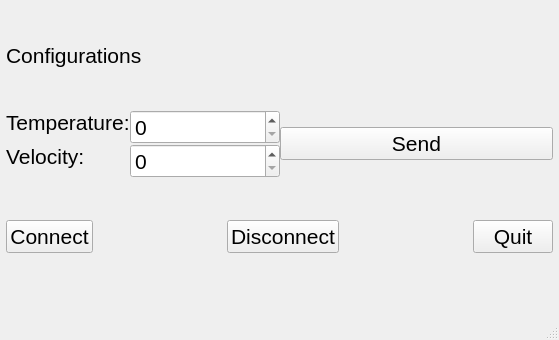
<?xml version="1.0" encoding="UTF-8"?>
<ui version="4.0">
 <class>MainWindow</class>
 <widget class="QMainWindow" name="MainWindow">
  <property name="geometry">
   <rect>
    <x>0</x>
    <y>0</y>
    <width>559</width>
    <height>340</height>
   </rect>
  </property>
  <property name="sizePolicy">
   <sizepolicy hsizetype="Preferred" vsizetype="Preferred">
    <horstretch>0</horstretch>
    <verstretch>0</verstretch>
   </sizepolicy>
  </property>
  <property name="font">
   <font>
    <pointsize>16</pointsize>
   </font>
  </property>
  <property name="windowTitle">
   <string>Client</string>
  </property>
  <widget class="QWidget" name="centralwidget">
   <property name="sizePolicy">
    <sizepolicy hsizetype="Fixed" vsizetype="Fixed">
     <horstretch>0</horstretch>
     <verstretch>0</verstretch>
    </sizepolicy>
   </property>
   <layout class="QVBoxLayout" name="verticalLayout">
    <property name="spacing">
     <number>0</number>
    </property>
    <property name="sizeConstraint">
     <enum>QLayout::SetMinimumSize</enum>
    </property>
    <property name="leftMargin">
     <number>6</number>
    </property>
    <property name="topMargin">
     <number>1</number>
    </property>
    <property name="rightMargin">
     <number>6</number>
    </property>
    <property name="bottomMargin">
     <number>12</number>
    </property>
    <item>
     <widget class="QLabel" name="label">
      <property name="sizePolicy">
       <sizepolicy hsizetype="Fixed" vsizetype="Fixed">
        <horstretch>0</horstretch>
        <verstretch>0</verstretch>
       </sizepolicy>
      </property>
      <property name="font">
       <font>
        <pointsize>16</pointsize>
        <bold>false</bold>
       </font>
      </property>
      <property name="text">
       <string>Configurations</string>
      </property>
     </widget>
    </item>
    <item>
     <layout class="QHBoxLayout" name="horizontalLayout_3">
      <property name="leftMargin">
       <number>0</number>
      </property>
      <item>
       <layout class="QFormLayout" name="formLayout">
        <property name="labelAlignment">
         <set>Qt::AlignLeading|Qt::AlignLeft|Qt::AlignVCenter</set>
        </property>
        <item row="0" column="0">
         <widget class="QLabel" name="label_2">
          <property name="sizePolicy">
           <sizepolicy hsizetype="Fixed" vsizetype="Fixed">
            <horstretch>0</horstretch>
            <verstretch>0</verstretch>
           </sizepolicy>
          </property>
          <property name="text">
           <string>Temperature:</string>
          </property>
         </widget>
        </item>
        <item row="1" column="0">
         <widget class="QLabel" name="label_3">
          <property name="sizePolicy">
           <sizepolicy hsizetype="Fixed" vsizetype="Fixed">
            <horstretch>0</horstretch>
            <verstretch>0</verstretch>
           </sizepolicy>
          </property>
          <property name="text">
           <string>Velocity:</string>
          </property>
         </widget>
        </item>
        <item row="0" column="1">
         <widget class="QSpinBox" name="tempSpinBox">
          <property name="sizePolicy">
           <sizepolicy hsizetype="Preferred" vsizetype="Preferred">
            <horstretch>0</horstretch>
            <verstretch>0</verstretch>
           </sizepolicy>
          </property>
          <property name="toolTip">
           <string>&lt;html&gt;&lt;head/&gt;&lt;body&gt;&lt;p&gt;Values between 0 and 99.&lt;/p&gt;&lt;/body&gt;&lt;/html&gt;</string>
          </property>
          <property name="maximum">
           <number>60</number>
          </property>
          <property name="stepType">
           <enum>QAbstractSpinBox::DefaultStepType</enum>
          </property>
         </widget>
        </item>
        <item row="1" column="1">
         <widget class="QSpinBox" name="velocSpinBox">
          <property name="sizePolicy">
           <sizepolicy hsizetype="Preferred" vsizetype="Preferred">
            <horstretch>0</horstretch>
            <verstretch>0</verstretch>
           </sizepolicy>
          </property>
          <property name="toolTip">
           <string extracomment="Values from 0 to 120">&lt;html&gt;&lt;head/&gt;&lt;body&gt;&lt;p&gt;Values between 0 and 120.&lt;/p&gt;&lt;/body&gt;&lt;/html&gt;</string>
          </property>
          <property name="toolTipDuration">
           <number>3</number>
          </property>
          <property name="statusTip">
           <string/>
          </property>
          <property name="minimum">
           <number>0</number>
          </property>
          <property name="maximum">
           <number>120</number>
          </property>
         </widget>
        </item>
       </layout>
      </item>
      <item>
       <widget class="QPushButton" name="sendButton">
        <property name="text">
         <string>Send</string>
        </property>
       </widget>
      </item>
     </layout>
    </item>
    <item>
     <layout class="QHBoxLayout" name="horizontalLayout_2">
      <item>
       <layout class="QHBoxLayout" name="horizontalLayout">
        <item>
         <widget class="QPushButton" name="connectButton">
          <property name="text">
           <string>Connect</string>
          </property>
         </widget>
        </item>
        <item>
         <spacer name="horizontalSpacer_3">
          <property name="orientation">
           <enum>Qt::Horizontal</enum>
          </property>
          <property name="sizeHint" stdset="0">
           <size>
            <width>40</width>
            <height>20</height>
           </size>
          </property>
         </spacer>
        </item>
        <item>
         <widget class="QPushButton" name="disconnectButton">
          <property name="text">
           <string>Disconnect</string>
          </property>
         </widget>
        </item>
        <item>
         <spacer name="horizontalSpacer_4">
          <property name="orientation">
           <enum>Qt::Horizontal</enum>
          </property>
          <property name="sizeHint" stdset="0">
           <size>
            <width>40</width>
            <height>20</height>
           </size>
          </property>
         </spacer>
        </item>
        <item>
         <widget class="QPushButton" name="quitButton">
          <property name="text">
           <string>Quit</string>
          </property>
         </widget>
        </item>
       </layout>
      </item>
     </layout>
    </item>
   </layout>
  </widget>
  <widget class="QMenuBar" name="menubar">
   <property name="geometry">
    <rect>
     <x>0</x>
     <y>0</y>
     <width>559</width>
     <height>24</height>
    </rect>
   </property>
  </widget>
  <widget class="QStatusBar" name="statusbar"/>
 </widget>
 <resources/>
 <connections/>
</ui>
